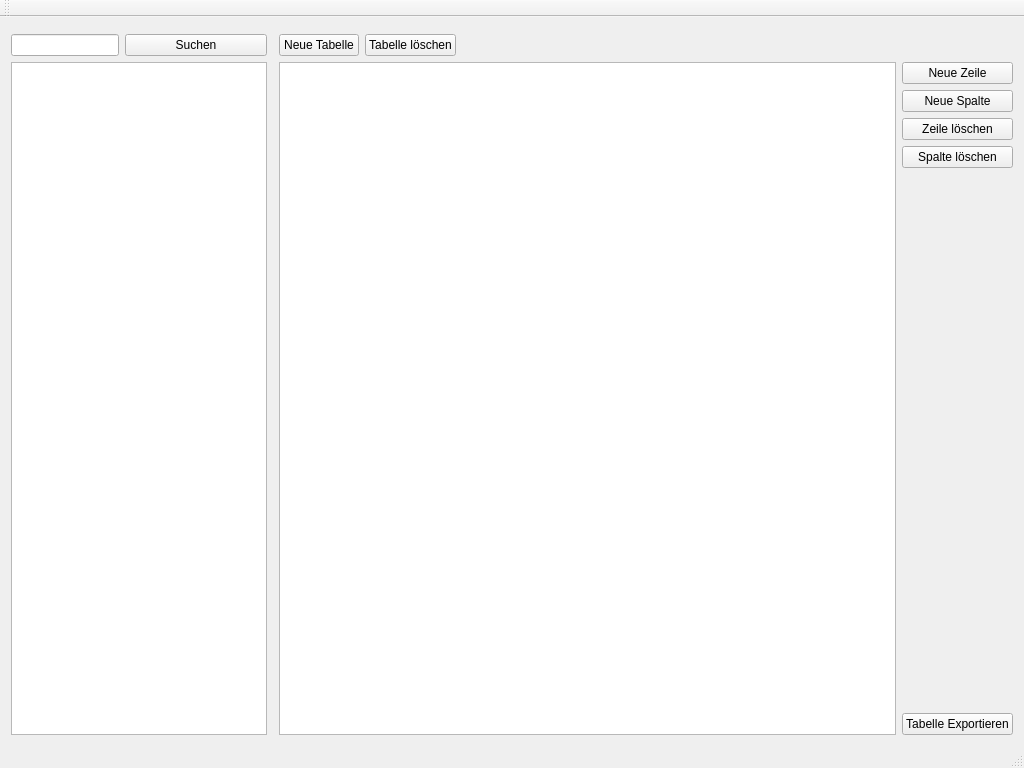
<?xml version="1.0" encoding="UTF-8"?>
<ui version="4.0">
 <class>MainWindow</class>
 <widget class="QMainWindow" name="MainWindow">
  <property name="geometry">
   <rect>
    <x>0</x>
    <y>0</y>
    <width>1024</width>
    <height>768</height>
   </rect>
  </property>
  <property name="windowTitle">
   <string>MainWindow</string>
  </property>
  <widget class="QWidget" name="centralWidget">
   <layout class="QGridLayout" name="gridLayout">
    <item row="0" column="1" rowspan="2" colspan="2">
     <spacer name="horizontalSpacer">
      <property name="orientation">
       <enum>Qt::Horizontal</enum>
      </property>
      <property name="sizeType">
       <enum>QSizePolicy::Fixed</enum>
      </property>
      <property name="sizeHint" stdset="0">
       <size>
        <width>37</width>
        <height>17</height>
       </size>
      </property>
     </spacer>
    </item>
    <item row="1" column="0">
     <layout class="QVBoxLayout" name="verticalLayout_3">
      <item>
       <layout class="QHBoxLayout" name="horizontalLayout">
        <item>
         <widget class="QLineEdit" name="sucheLineEdit">
          <property name="enabled">
           <bool>true</bool>
          </property>
          <property name="sizePolicy">
           <sizepolicy hsizetype="Fixed" vsizetype="Fixed">
            <horstretch>0</horstretch>
            <verstretch>0</verstretch>
           </sizepolicy>
          </property>
         </widget>
        </item>
        <item>
         <widget class="QPushButton" name="sucheButton">
          <property name="text">
           <string>Suchen</string>
          </property>
         </widget>
        </item>
       </layout>
      </item>
      <item>
       <widget class="QTreeView" name="myTreeView">
        <property name="sizePolicy">
         <sizepolicy hsizetype="Fixed" vsizetype="Expanding">
          <horstretch>0</horstretch>
          <verstretch>0</verstretch>
         </sizepolicy>
        </property>
        <property name="cursor" stdset="0">
         <cursorShape>ArrowCursor</cursorShape>
        </property>
        <property name="sizeAdjustPolicy">
         <enum>QAbstractScrollArea::AdjustIgnored</enum>
        </property>
       </widget>
      </item>
     </layout>
    </item>
    <item row="1" column="2">
     <layout class="QVBoxLayout" name="verticalLayout_2">
      <item>
       <layout class="QHBoxLayout" name="horizontalLayout_2">
        <item>
         <widget class="QPushButton" name="pushButton">
          <property name="text">
           <string>Neue Tabelle</string>
          </property>
         </widget>
        </item>
        <item>
         <widget class="QPushButton" name="pushButton_2">
          <property name="text">
           <string>Tabelle löschen</string>
          </property>
         </widget>
        </item>
        <item>
         <spacer name="horizontalSpacer_2">
          <property name="orientation">
           <enum>Qt::Horizontal</enum>
          </property>
          <property name="sizeHint" stdset="0">
           <size>
            <width>40</width>
            <height>20</height>
           </size>
          </property>
         </spacer>
        </item>
       </layout>
      </item>
      <item>
       <layout class="QHBoxLayout" name="horizontalLayout_3">
        <item>
         <widget class="QTableView" name="myTableView"/>
        </item>
        <item>
         <layout class="QVBoxLayout" name="verticalLayout">
          <item>
           <widget class="QPushButton" name="pushButton_5">
            <property name="text">
             <string>Neue Zeile</string>
            </property>
           </widget>
          </item>
          <item>
           <widget class="QPushButton" name="pushButton_4">
            <property name="text">
             <string>Neue Spalte</string>
            </property>
           </widget>
          </item>
          <item>
           <widget class="QPushButton" name="pushButton_6">
            <property name="text">
             <string>Zeile löschen</string>
            </property>
           </widget>
          </item>
          <item>
           <widget class="QPushButton" name="pushButton_7">
            <property name="text">
             <string>Spalte löschen</string>
            </property>
           </widget>
          </item>
          <item>
           <spacer name="verticalSpacer">
            <property name="orientation">
             <enum>Qt::Vertical</enum>
            </property>
            <property name="sizeHint" stdset="0">
             <size>
              <width>20</width>
              <height>40</height>
             </size>
            </property>
           </spacer>
          </item>
          <item>
           <widget class="QPushButton" name="pushButton_8">
            <property name="text">
             <string>Tabelle Exportieren</string>
            </property>
           </widget>
          </item>
         </layout>
        </item>
       </layout>
      </item>
     </layout>
    </item>
   </layout>
  </widget>
  <widget class="QToolBar" name="mainToolBar">
   <attribute name="toolBarArea">
    <enum>TopToolBarArea</enum>
   </attribute>
   <attribute name="toolBarBreak">
    <bool>false</bool>
   </attribute>
  </widget>
  <widget class="QStatusBar" name="statusBar"/>
  <widget class="QMenuBar" name="menuBar">
   <property name="geometry">
    <rect>
     <x>0</x>
     <y>0</y>
     <width>1024</width>
     <height>21</height>
    </rect>
   </property>
  </widget>
 </widget>
 <layoutdefault spacing="6" margin="11"/>
 <resources/>
 <connections/>
</ui>
